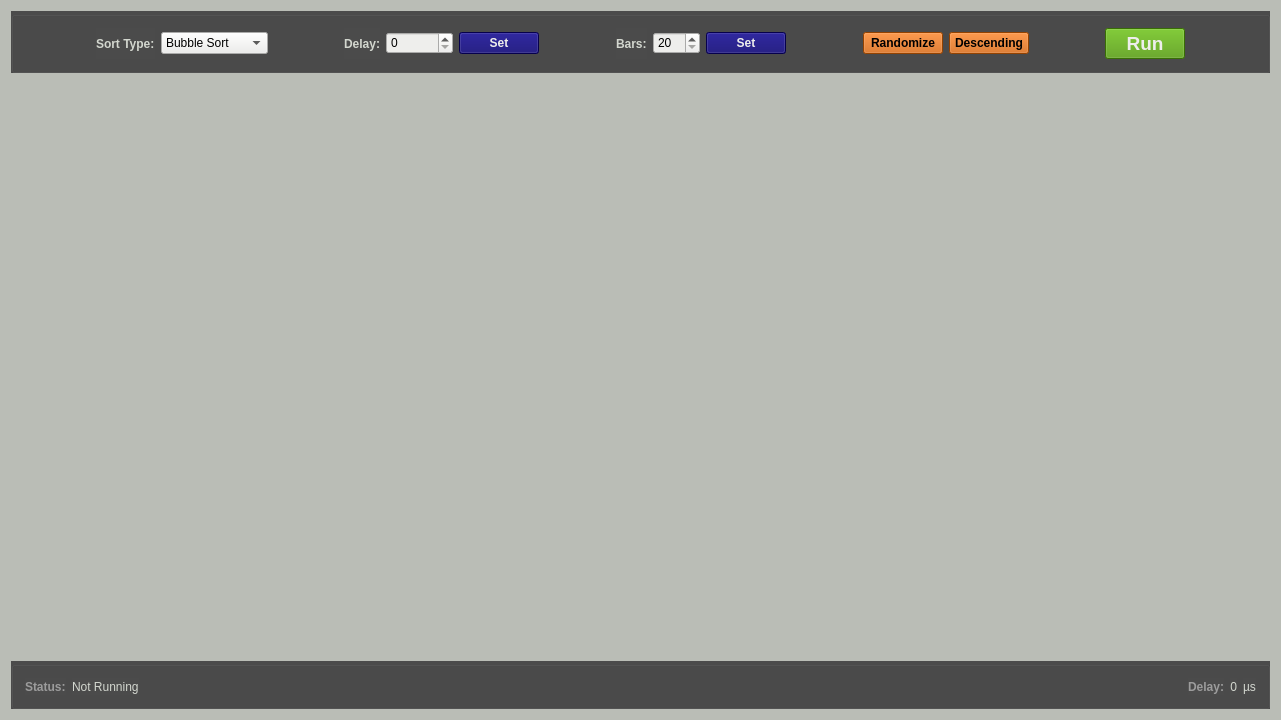
<?xml version="1.0" encoding="UTF-8"?>
<ui version="4.0">
 <class>Visualizer</class>
 <widget class="QWidget" name="Visualizer">
  <property name="geometry">
   <rect>
    <x>0</x>
    <y>0</y>
    <width>1280</width>
    <height>720</height>
   </rect>
  </property>
  <property name="windowTitle">
   <string>Visualizer</string>
  </property>
  <property name="styleSheet">
   <string notr="true">background-color: rgb(186, 189, 182);</string>
  </property>
  <layout class="QVBoxLayout" name="verticalLayout_2">
   <item>
    <widget class="QGroupBox" name="ControlPanelGroup">
     <property name="styleSheet">
      <string notr="true">background-color: rgb(75, 75, 75);

</string>
     </property>
     <layout class="QHBoxLayout" name="PanelPlaceLayout">
      <item>
       <spacer name="PanelSpacer_Left">
        <property name="orientation">
         <enum>Qt::Horizontal</enum>
        </property>
        <property name="sizeHint" stdset="0">
         <size>
          <width>40</width>
          <height>20</height>
         </size>
        </property>
       </spacer>
      </item>
      <item>
       <layout class="QHBoxLayout" name="SortTypeSetLayout">
        <item>
         <widget class="QLabel" name="sortTypeSetTitle">
          <property name="font">
           <font>
            <weight>75</weight>
            <bold>true</bold>
           </font>
          </property>
          <property name="styleSheet">
           <string notr="true">color: rgb(211, 215, 207);</string>
          </property>
          <property name="text">
           <string>Sort Type:</string>
          </property>
         </widget>
        </item>
        <item>
         <widget class="QComboBox" name="sortType">
          <property name="styleSheet">
           <string notr="true">background-color: rgb(238, 238, 236);</string>
          </property>
          <item>
           <property name="text">
            <string>Bubble Sort</string>
           </property>
          </item>
          <item>
           <property name="text">
            <string>Insertion Sort</string>
           </property>
          </item>
          <item>
           <property name="text">
            <string>Selection Sort</string>
           </property>
          </item>
          <item>
           <property name="text">
            <string>Merge Sort</string>
           </property>
          </item>
          <item>
           <property name="text">
            <string>Quick Sort</string>
           </property>
          </item>
         </widget>
        </item>
       </layout>
      </item>
      <item>
       <spacer name="PanelSpacer_1">
        <property name="orientation">
         <enum>Qt::Horizontal</enum>
        </property>
        <property name="sizeHint" stdset="0">
         <size>
          <width>13</width>
          <height>20</height>
         </size>
        </property>
       </spacer>
      </item>
      <item>
       <layout class="QHBoxLayout" name="DelaySetLayout">
        <item>
         <widget class="QLabel" name="delaySetLabel">
          <property name="font">
           <font>
            <weight>75</weight>
            <bold>true</bold>
           </font>
          </property>
          <property name="styleSheet">
           <string notr="true">color: rgb(211, 215, 207);</string>
          </property>
          <property name="text">
           <string>Delay:</string>
          </property>
         </widget>
        </item>
        <item>
         <widget class="QSpinBox" name="delay">
          <property name="styleSheet">
           <string notr="true">background-color: rgb(238, 238, 236);</string>
          </property>
          <property name="minimum">
           <number>0</number>
          </property>
          <property name="maximum">
           <number>1000000</number>
          </property>
          <property name="singleStep">
           <number>1</number>
          </property>
          <property name="value">
           <number>0</number>
          </property>
          <property name="displayIntegerBase">
           <number>10</number>
          </property>
         </widget>
        </item>
        <item>
         <widget class="QPushButton" name="delaySet">
          <property name="font">
           <font>
            <weight>75</weight>
            <bold>true</bold>
           </font>
          </property>
          <property name="styleSheet">
           <string notr="true">#delaySet{
	background-color: rgb(8, 0, 108);
	color: rgb(238, 238, 236);
}
#delaySet:hover {	
	color: rgb(237, 212, 0);
}
</string>
          </property>
          <property name="text">
           <string>Set</string>
          </property>
         </widget>
        </item>
       </layout>
      </item>
      <item>
       <spacer name="PanelSpacer_2">
        <property name="orientation">
         <enum>Qt::Horizontal</enum>
        </property>
        <property name="sizeHint" stdset="0">
         <size>
          <width>40</width>
          <height>20</height>
         </size>
        </property>
       </spacer>
      </item>
      <item>
       <layout class="QHBoxLayout" name="BarsSetLayout">
        <item>
         <widget class="QLabel" name="barsSetTitle">
          <property name="font">
           <font>
            <weight>75</weight>
            <bold>true</bold>
           </font>
          </property>
          <property name="styleSheet">
           <string notr="true">color: rgb(211, 215, 207);</string>
          </property>
          <property name="text">
           <string>Bars:</string>
          </property>
         </widget>
        </item>
        <item>
         <widget class="QSpinBox" name="bars">
          <property name="styleSheet">
           <string notr="true">background-color: rgb(238, 238, 236);</string>
          </property>
          <property name="minimum">
           <number>20</number>
          </property>
          <property name="maximum">
           <number>500</number>
          </property>
          <property name="singleStep">
           <number>5</number>
          </property>
         </widget>
        </item>
        <item>
         <widget class="QPushButton" name="barsSet">
          <property name="font">
           <font>
            <weight>75</weight>
            <bold>true</bold>
           </font>
          </property>
          <property name="styleSheet">
           <string notr="true">#barsSet{
	background-color: rgb(8, 0, 108);
	color: rgb(238, 238, 236);
}
#barsSet:hover {	
	color: rgb(237, 212, 0);
}
</string>
          </property>
          <property name="text">
           <string>Set</string>
          </property>
         </widget>
        </item>
       </layout>
      </item>
      <item>
       <spacer name="PanelSpacer_3">
        <property name="orientation">
         <enum>Qt::Horizontal</enum>
        </property>
        <property name="sizeHint" stdset="0">
         <size>
          <width>40</width>
          <height>20</height>
         </size>
        </property>
       </spacer>
      </item>
      <item>
       <layout class="QHBoxLayout" name="OrderSetLayout">
        <item>
         <widget class="QPushButton" name="randomize">
          <property name="font">
           <font>
            <weight>75</weight>
            <bold>true</bold>
           </font>
          </property>
          <property name="styleSheet">
           <string notr="true">#randomize{
	
	background-color: rgb(206, 92, 0);
}
#randomize:hover{
	
	background-color: rgb(255, 82, 0);
}</string>
          </property>
          <property name="text">
           <string>Randomize</string>
          </property>
         </widget>
        </item>
        <item>
         <widget class="QPushButton" name="descending">
          <property name="font">
           <font>
            <weight>75</weight>
            <bold>true</bold>
           </font>
          </property>
          <property name="styleSheet">
           <string notr="true">#descending{
	
	background-color: rgb(206, 92, 0);
}
#descending:hover{
	
	background-color: rgb(255, 82, 0);
}</string>
          </property>
          <property name="text">
           <string>Descending</string>
          </property>
         </widget>
        </item>
       </layout>
      </item>
      <item>
       <spacer name="PanelSpacer_4">
        <property name="orientation">
         <enum>Qt::Horizontal</enum>
        </property>
        <property name="sizeHint" stdset="0">
         <size>
          <width>40</width>
          <height>20</height>
         </size>
        </property>
       </spacer>
      </item>
      <item>
       <layout class="QHBoxLayout" name="ExecLayout">
        <item>
         <widget class="QPushButton" name="run">
          <property name="font">
           <font>
            <pointsize>14</pointsize>
            <weight>75</weight>
            <bold>true</bold>
           </font>
          </property>
          <property name="styleSheet">
           <string notr="true">background-color: rgb(78, 154, 6);
color: rgb(238, 238, 236);</string>
          </property>
          <property name="text">
           <string>Run</string>
          </property>
         </widget>
        </item>
       </layout>
      </item>
      <item>
       <spacer name="PanelSpacer_Right">
        <property name="orientation">
         <enum>Qt::Horizontal</enum>
        </property>
        <property name="sizeHint" stdset="0">
         <size>
          <width>40</width>
          <height>20</height>
         </size>
        </property>
       </spacer>
      </item>
     </layout>
    </widget>
   </item>
   <item>
    <spacer name="WorkAreaSpacer">
     <property name="orientation">
      <enum>Qt::Vertical</enum>
     </property>
     <property name="sizeHint" stdset="0">
      <size>
       <width>1259</width>
       <height>632</height>
      </size>
     </property>
    </spacer>
   </item>
   <item>
    <widget class="QGroupBox" name="StatusBarGroup">
     <property name="styleSheet">
      <string notr="true">background-color: rgb(75, 75, 75);</string>
     </property>
     <layout class="QHBoxLayout" name="StatusBarLayout">
      <item>
       <layout class="QHBoxLayout" name="StatusLayout">
        <item>
         <widget class="QLabel" name="stausTitle">
          <property name="font">
           <font>
            <weight>75</weight>
            <bold>true</bold>
           </font>
          </property>
          <property name="styleSheet">
           <string notr="true">color: rgb(156, 156, 156);</string>
          </property>
          <property name="text">
           <string>Status:</string>
          </property>
         </widget>
        </item>
        <item>
         <widget class="QLabel" name="status">
          <property name="styleSheet">
           <string notr="true">color: rgb(211, 215, 207);</string>
          </property>
          <property name="text">
           <string>Not Running</string>
          </property>
         </widget>
        </item>
       </layout>
      </item>
      <item>
       <spacer name="StatusBarSpacer">
        <property name="orientation">
         <enum>Qt::Horizontal</enum>
        </property>
        <property name="sizeHint" stdset="0">
         <size>
          <width>978</width>
          <height>17</height>
         </size>
        </property>
       </spacer>
      </item>
      <item>
       <layout class="QHBoxLayout" name="DelayDisplayLayout">
        <item>
         <widget class="QLabel" name="delayTitle">
          <property name="font">
           <font>
            <weight>75</weight>
            <bold>true</bold>
           </font>
          </property>
          <property name="styleSheet">
           <string notr="true">color: rgb(156, 156, 156);</string>
          </property>
          <property name="text">
           <string>Delay:</string>
          </property>
         </widget>
        </item>
        <item>
         <widget class="QLabel" name="delayLabel">
          <property name="styleSheet">
           <string notr="true">color: rgb(211, 215, 207);</string>
          </property>
          <property name="text">
           <string>0</string>
          </property>
          <property name="alignment">
           <set>Qt::AlignRight|Qt::AlignTrailing|Qt::AlignVCenter</set>
          </property>
         </widget>
        </item>
        <item>
         <widget class="QLabel" name="delayUnitLabel">
          <property name="styleSheet">
           <string notr="true">color: rgb(211, 215, 207);</string>
          </property>
          <property name="text">
           <string>µs</string>
          </property>
         </widget>
        </item>
       </layout>
      </item>
     </layout>
    </widget>
   </item>
  </layout>
 </widget>
 <layoutdefault spacing="6" margin="11"/>
 <resources/>
 <connections/>
</ui>
